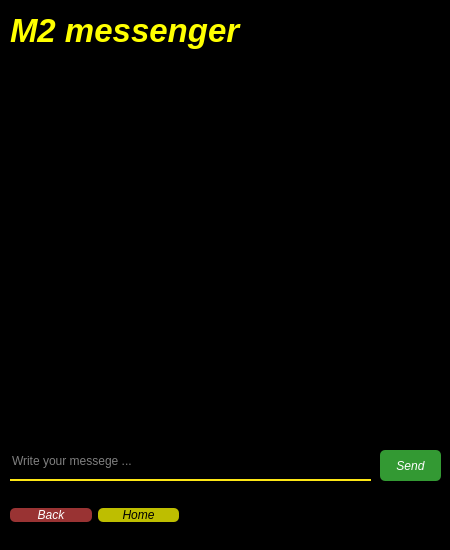
<?xml version="1.0" encoding="UTF-8"?>
<ui version="4.0">
 <class>ChatPage</class>
 <widget class="QWidget" name="ChatPage">
  <property name="geometry">
   <rect>
    <x>0</x>
    <y>0</y>
    <width>450</width>
    <height>550</height>
   </rect>
  </property>
  <property name="windowTitle">
   <string>Form</string>
  </property>
  <property name="styleSheet">
   <string notr="true">background-color: rgb(0, 0, 0);
color:white;</string>
  </property>
  <widget class="QTextBrowser" name="textBrowser">
   <property name="geometry">
    <rect>
     <x>10</x>
     <y>70</y>
     <width>430</width>
     <height>371</height>
    </rect>
   </property>
   <property name="styleSheet">
    <string notr="true">QTextBrowsert#textBrowser {
Padding: 1px;
Border-radius: 7px;
Color: #fefefe;
background-color: rgb(42, 46, 52);
border-style: solid solid solid solid ;
 border-width: 2px;
	border-color: rgb(25, 69, 105);
}

QTextBrowser#textBrowser:hover {
background-color: rgb(42, 46, 52);
border-style: solid solid solid solid ;
 border-width: 2px;
color: rgb(241, 182, 88);
	border-color: rgb(32, 88, 134);
}</string>
   </property>
  </widget>
  <widget class="QLabel" name="label">
   <property name="geometry">
    <rect>
     <x>10</x>
     <y>0</y>
     <width>291</width>
     <height>61</height>
    </rect>
   </property>
   <property name="font">
    <font>
     <pointsize>25</pointsize>
     <italic>true</italic>
     <bold>true</bold>
    </font>
   </property>
   <property name="styleSheet">
    <string notr="true">color:rgb(255,255,0)	;</string>
   </property>
   <property name="text">
    <string>M2 messenger</string>
   </property>
  </widget>
  <widget class="QWidget" name="horizontalLayoutWidget_2">
   <property name="geometry">
    <rect>
     <x>10</x>
     <y>500</y>
     <width>169</width>
     <height>31</height>
    </rect>
   </property>
   <layout class="QHBoxLayout" name="horizontalLayout_2">
    <item>
     <widget class="QPushButton" name="pushButton">
      <property name="font">
       <font>
        <italic>true</italic>
       </font>
      </property>
      <property name="styleSheet">
       <string notr="true">QPushButton#pushButton {
color: white;
border-radius: 5px;
Background: #933;
color: #fefefe;
}

QPushButton#pushButton:hover {
	background-color: rgb(42, 46, 52);
border-style: solid;
 border-width: 1px;
	color: rgb(241, 182, 88);
}

QPushButton#pushButton:pressed {
border-style: solid;
border-width: 1px;
	background-color: rgb(25, 69, 105);
	color: rgb(85, 255, 255);
}</string>
      </property>
      <property name="text">
       <string>Back</string>
      </property>
     </widget>
    </item>
    <item>
     <widget class="QPushButton" name="pushButton_2">
      <property name="font">
       <font>
        <italic>true</italic>
       </font>
      </property>
      <property name="styleSheet">
       <string notr="true">QPushButton#pushButton_2{
	background-color:rgba(255, 255, 0, 190);
	color: black;
	border-radius:5px;
}

QPushButton#pushButton_2:hover{
	background-color:rgb(246, 120, 29);

}

QPushButton#pushButton_2:pressed{
	padding-left:5px;
	padding-top:5px;
	background-color:rgba(150,123, 111, 255);
}</string>
      </property>
      <property name="text">
       <string>Home</string>
      </property>
      <property name="shortcut">
       <string>Esc</string>
      </property>
     </widget>
    </item>
   </layout>
  </widget>
  <widget class="QPushButton" name="Send_pushButton">
   <property name="geometry">
    <rect>
     <x>380</x>
     <y>450</y>
     <width>61</width>
     <height>31</height>
    </rect>
   </property>
   <property name="font">
    <font>
     <italic>true</italic>
    </font>
   </property>
   <property name="styleSheet">
    <string notr="true">QPushButton#Send_pushButton {
color: white;
border-radius: 5px;
Background: #393;
color: #fefefe;
}

QPushButton#Sendd_pushButton:hover {
	background-color: rgb(42, 46, 52);
border-style: solid;
 border-width: 1px;
	color: rgb(241, 182, 88);
}

QPushButton#Send_pushButton:pressed {
border-style: solid;
border-width: 1px;
	background-color: rgb(25, 69, 105);
	color: rgb(85, 255, 255);
}</string>
   </property>
   <property name="text">
    <string>Send</string>
   </property>
   <property name="shortcut">
    <string>Return</string>
   </property>
  </widget>
  <widget class="QLineEdit" name="lineEdit">
   <property name="geometry">
    <rect>
     <x>10</x>
     <y>450</y>
     <width>361</width>
     <height>31</height>
    </rect>
   </property>
   <property name="styleSheet">
    <string notr="true">QLineEdit#lineEdit {

background-color:rgba(0, 0, 0, 0);
border:none;
border-bottom:2px solid rgba(254, 231, 21, 1);
color:rgba(255, 255, 255, 255);
padding-bottom:7px;

}

QLineEdit#lineEdit:hover {

	background-color: rgb(42, 46, 52);
	border-style: solid;
	border-color: rgb(245, 179, 1);
	color: rgb(241, 182, 88);

}</string>
   </property>
   <property name="placeholderText">
    <string>Write your messege ...</string>
   </property>
  </widget>
 </widget>
 <resources/>
 <connections/>
</ui>
